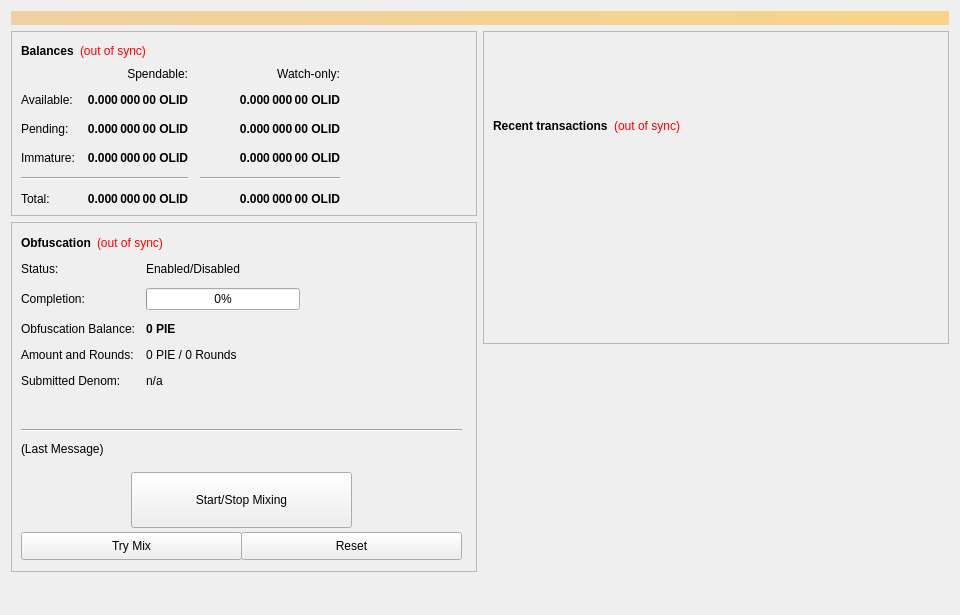
<?xml version="1.0" encoding="UTF-8"?>
<ui version="4.0">
 <class>OverviewPage</class>
 <widget class="QWidget" name="OverviewPage">
  <property name="geometry">
   <rect>
    <x>0</x>
    <y>0</y>
    <width>960</width>
    <height>615</height>
   </rect>
  </property>
  <property name="minimumSize">
   <size>
    <width>960</width>
    <height>0</height>
   </size>
  </property>
  <property name="windowTitle">
   <string>Form</string>
  </property>
  <layout class="QVBoxLayout" name="topLayout">
   <item>
    <widget class="QLabel" name="labelAlerts">
     <property name="visible">
      <bool>false</bool>
     </property>
     <property name="styleSheet">
      <string notr="true">background-color: qlineargradient(x1: 0, y1: 0, x2: 1, y2: 0, stop:0 #F0D0A0, stop:1 #F8D488); color:#000000;</string>
     </property>
     <property name="wordWrap">
      <bool>true</bool>
     </property>
     <property name="margin">
      <number>3</number>
     </property>
    </widget>
   </item>
   <item>
    <layout class="QHBoxLayout" name="horizontalLayout" stretch="1,1">
     <item>
      <layout class="QVBoxLayout" name="verticalLayout_2">
       <item>
        <widget class="QFrame" name="frame">
         <property name="frameShape">
          <enum>QFrame::StyledPanel</enum>
         </property>
         <property name="frameShadow">
          <enum>QFrame::Raised</enum>
         </property>
         <layout class="QVBoxLayout" name="verticalLayout_4">
          <item>
           <layout class="QHBoxLayout" name="horizontalLayout_4">
            <item>
             <widget class="QLabel" name="label_5">
              <property name="font">
               <font>
                <weight>75</weight>
                <bold>true</bold>
               </font>
              </property>
              <property name="text">
               <string>Balances</string>
              </property>
             </widget>
            </item>
            <item>
             <widget class="QLabel" name="labelWalletStatus">
              <property name="cursor">
               <cursorShape>WhatsThisCursor</cursorShape>
              </property>
              <property name="toolTip">
               <string>The displayed information may be out of date. Your wallet automatically synchronizes with the solidreserve network after a connection is established, but this process has not completed yet.</string>
              </property>
              <property name="styleSheet">
               <string notr="true">QLabel { color: red; }</string>
              </property>
              <property name="text">
               <string notr="true">(out of sync)</string>
              </property>
              <property name="alignment">
               <set>Qt::AlignLeading|Qt::AlignLeft|Qt::AlignVCenter</set>
              </property>
             </widget>
            </item>
            <item>
             <spacer name="horizontalSpacer_3">
              <property name="orientation">
               <enum>Qt::Horizontal</enum>
              </property>
              <property name="sizeHint" stdset="0">
               <size>
                <width>40</width>
                <height>20</height>
               </size>
              </property>
             </spacer>
            </item>
           </layout>
          </item>
          <item>
           <layout class="QGridLayout" name="gridLayout">
            <property name="spacing">
             <number>12</number>
            </property>
            <item row="2" column="2">
             <widget class="QLabel" name="labelWatchPending">
              <property name="font">
               <font>
                <weight>75</weight>
                <bold>true</bold>
               </font>
              </property>
              <property name="cursor">
               <cursorShape>IBeamCursor</cursorShape>
              </property>
              <property name="toolTip">
               <string>Unconfirmed transactions to watch-only addresses</string>
              </property>
              <property name="text">
               <string notr="true">0.000 000 00 OLID</string>
              </property>
              <property name="alignment">
               <set>Qt::AlignRight|Qt::AlignTrailing|Qt::AlignVCenter</set>
              </property>
              <property name="textInteractionFlags">
               <set>Qt::LinksAccessibleByMouse|Qt::TextSelectableByKeyboard|Qt::TextSelectableByMouse</set>
              </property>
             </widget>
            </item>
            <item row="2" column="1">
             <widget class="QLabel" name="labelUnconfirmed">
              <property name="font">
               <font>
                <weight>75</weight>
                <bold>true</bold>
               </font>
              </property>
              <property name="cursor">
               <cursorShape>IBeamCursor</cursorShape>
              </property>
              <property name="toolTip">
               <string>Total of transactions that have yet to be confirmed, and do not yet count toward the spendable balance</string>
              </property>
              <property name="text">
               <string notr="true">0.000 000 00 OLID</string>
              </property>
              <property name="alignment">
               <set>Qt::AlignRight|Qt::AlignTrailing|Qt::AlignVCenter</set>
              </property>
              <property name="textInteractionFlags">
               <set>Qt::LinksAccessibleByMouse|Qt::TextSelectableByKeyboard|Qt::TextSelectableByMouse</set>
              </property>
             </widget>
            </item>
            <item row="3" column="2">
             <widget class="QLabel" name="labelWatchImmature">
              <property name="font">
               <font>
                <weight>75</weight>
                <bold>true</bold>
               </font>
              </property>
              <property name="cursor">
               <cursorShape>IBeamCursor</cursorShape>
              </property>
              <property name="toolTip">
               <string>Staked or masternode rewards in watch-only addresses that has not yet matured</string>
              </property>
              <property name="text">
               <string notr="true">0.000 000 00 OLID</string>
              </property>
              <property name="alignment">
               <set>Qt::AlignRight|Qt::AlignTrailing|Qt::AlignVCenter</set>
              </property>
              <property name="textInteractionFlags">
               <set>Qt::LinksAccessibleByMouse|Qt::TextSelectableByKeyboard|Qt::TextSelectableByMouse</set>
              </property>
             </widget>
            </item>
            <item row="4" column="0" colspan="2">
             <widget class="Line" name="lineSpendableBalance">
              <property name="orientation">
               <enum>Qt::Horizontal</enum>
              </property>
             </widget>
            </item>
            <item row="4" column="2">
             <widget class="Line" name="lineWatchBalance">
              <property name="sizePolicy">
               <sizepolicy hsizetype="Preferred" vsizetype="Fixed">
                <horstretch>0</horstretch>
                <verstretch>0</verstretch>
               </sizepolicy>
              </property>
              <property name="minimumSize">
               <size>
                <width>140</width>
                <height>0</height>
               </size>
              </property>
              <property name="orientation">
               <enum>Qt::Horizontal</enum>
              </property>
             </widget>
            </item>
            <item row="5" column="0">
             <widget class="QLabel" name="labelTotalText">
              <property name="text">
               <string>Total:</string>
              </property>
             </widget>
            </item>
            <item row="3" column="1">
             <widget class="QLabel" name="labelImmature">
              <property name="font">
               <font>
                <weight>75</weight>
                <bold>true</bold>
               </font>
              </property>
              <property name="cursor">
               <cursorShape>IBeamCursor</cursorShape>
              </property>
              <property name="toolTip">
               <string>Staked or masternode rewards that has not yet matured</string>
              </property>
              <property name="text">
               <string notr="true">0.000 000 00 OLID</string>
              </property>
              <property name="alignment">
               <set>Qt::AlignRight|Qt::AlignTrailing|Qt::AlignVCenter</set>
              </property>
              <property name="textInteractionFlags">
               <set>Qt::LinksAccessibleByMouse|Qt::TextSelectableByKeyboard|Qt::TextSelectableByMouse</set>
              </property>
             </widget>
            </item>
            <item row="2" column="3">
             <spacer name="horizontalSpacer_2">
              <property name="orientation">
               <enum>Qt::Horizontal</enum>
              </property>
              <property name="sizeHint" stdset="0">
               <size>
                <width>40</width>
                <height>20</height>
               </size>
              </property>
             </spacer>
            </item>
            <item row="3" column="0">
             <widget class="QLabel" name="labelImmatureText">
              <property name="text">
               <string>Immature:</string>
              </property>
             </widget>
            </item>
            <item row="5" column="1">
             <widget class="QLabel" name="labelTotal">
              <property name="font">
               <font>
                <weight>75</weight>
                <bold>true</bold>
               </font>
              </property>
              <property name="cursor">
               <cursorShape>IBeamCursor</cursorShape>
              </property>
              <property name="toolTip">
               <string>Your current total balance</string>
              </property>
              <property name="text">
               <string notr="true">0.000 000 00 OLID</string>
              </property>
              <property name="alignment">
               <set>Qt::AlignRight|Qt::AlignTrailing|Qt::AlignVCenter</set>
              </property>
              <property name="textInteractionFlags">
               <set>Qt::LinksAccessibleByMouse|Qt::TextSelectableByKeyboard|Qt::TextSelectableByMouse</set>
              </property>
             </widget>
            </item>
            <item row="5" column="2">
             <widget class="QLabel" name="labelWatchTotal">
              <property name="font">
               <font>
                <weight>75</weight>
                <bold>true</bold>
               </font>
              </property>
              <property name="cursor">
               <cursorShape>IBeamCursor</cursorShape>
              </property>
              <property name="toolTip">
               <string>Current total balance in watch-only addresses</string>
              </property>
              <property name="text">
               <string notr="true">0.000 000 00 OLID</string>
              </property>
              <property name="alignment">
               <set>Qt::AlignRight|Qt::AlignTrailing|Qt::AlignVCenter</set>
              </property>
              <property name="textInteractionFlags">
               <set>Qt::LinksAccessibleByMouse|Qt::TextSelectableByKeyboard|Qt::TextSelectableByMouse</set>
              </property>
             </widget>
            </item>
            <item row="0" column="2">
             <widget class="QLabel" name="labelWatchonly">
              <property name="text">
               <string>Watch-only:</string>
              </property>
              <property name="alignment">
               <set>Qt::AlignRight|Qt::AlignTrailing|Qt::AlignVCenter</set>
              </property>
             </widget>
            </item>
            <item row="1" column="0">
             <widget class="QLabel" name="labelBalanceText">
              <property name="text">
               <string>Available:</string>
              </property>
             </widget>
            </item>
            <item row="1" column="1">
             <widget class="QLabel" name="labelBalance">
              <property name="font">
               <font>
                <weight>75</weight>
                <bold>true</bold>
               </font>
              </property>
              <property name="cursor">
               <cursorShape>IBeamCursor</cursorShape>
              </property>
              <property name="toolTip">
               <string>Your current spendable balance</string>
              </property>
              <property name="text">
               <string notr="true">0.000 000 00 OLID</string>
              </property>
              <property name="alignment">
               <set>Qt::AlignRight|Qt::AlignTrailing|Qt::AlignVCenter</set>
              </property>
              <property name="textInteractionFlags">
               <set>Qt::LinksAccessibleByMouse|Qt::TextSelectableByKeyboard|Qt::TextSelectableByMouse</set>
              </property>
             </widget>
            </item>
            <item row="1" column="2">
             <widget class="QLabel" name="labelWatchAvailable">
              <property name="font">
               <font>
                <weight>75</weight>
                <bold>true</bold>
               </font>
              </property>
              <property name="cursor">
               <cursorShape>IBeamCursor</cursorShape>
              </property>
              <property name="toolTip">
               <string>Your current balance in watch-only addresses</string>
              </property>
              <property name="text">
               <string notr="true">0.000 000 00 OLID</string>
              </property>
              <property name="alignment">
               <set>Qt::AlignRight|Qt::AlignTrailing|Qt::AlignVCenter</set>
              </property>
              <property name="textInteractionFlags">
               <set>Qt::LinksAccessibleByMouse|Qt::TextSelectableByKeyboard|Qt::TextSelectableByMouse</set>
              </property>
             </widget>
            </item>
            <item row="2" column="0">
             <widget class="QLabel" name="labelPendingText">
              <property name="text">
               <string>Pending:</string>
              </property>
             </widget>
            </item>
            <item row="0" column="1">
             <widget class="QLabel" name="labelSpendable">
              <property name="text">
               <string>Spendable:</string>
              </property>
              <property name="alignment">
               <set>Qt::AlignRight|Qt::AlignTrailing|Qt::AlignVCenter</set>
              </property>
             </widget>
            </item>
           </layout>
          </item>
         </layout>
        </widget>
       </item>
       <item>
        <widget class="QFrame" name="frameObfuscation">
         <property name="minimumSize">
          <size>
           <width>0</width>
           <height>350</height>
          </size>
         </property>
         <property name="layoutDirection">
          <enum>Qt::LeftToRight</enum>
         </property>
         <property name="frameShape">
          <enum>QFrame::StyledPanel</enum>
         </property>
         <property name="frameShadow">
          <enum>QFrame::Raised</enum>
         </property>
         <widget class="QWidget" name="formLayoutWidget">
          <property name="geometry">
           <rect>
            <x>10</x>
            <y>40</y>
            <width>451</width>
            <height>161</height>
           </rect>
          </property>
          <layout class="QFormLayout" name="formLayout">
           <property name="fieldGrowthPolicy">
            <enum>QFormLayout::AllNonFixedFieldsGrow</enum>
           </property>
           <property name="horizontalSpacing">
            <number>11</number>
           </property>
           <property name="verticalSpacing">
            <number>12</number>
           </property>
           <item row="0" column="0">
            <widget class="QLabel" name="label_6">
             <property name="text">
              <string>Status:</string>
             </property>
            </widget>
           </item>
           <item row="1" column="0">
            <widget class="QLabel" name="label_7">
             <property name="text">
              <string>Completion:</string>
             </property>
            </widget>
           </item>
           <item row="1" column="1">
            <widget class="QProgressBar" name="obfuscationProgress">
             <property name="maximumSize">
              <size>
               <width>154</width>
               <height>16777215</height>
              </size>
             </property>
             <property name="value">
              <number>0</number>
             </property>
            </widget>
           </item>
           <item row="2" column="0">
            <widget class="QLabel" name="labelAnonymizedText">
             <property name="text">
              <string>Obfuscation Balance:</string>
             </property>
            </widget>
           </item>
           <item row="2" column="1">
            <widget class="QLabel" name="labelAnonymized">
             <property name="font">
              <font>
               <weight>75</weight>
               <bold>true</bold>
              </font>
             </property>
             <property name="text">
              <string notr="true">0 PIE</string>
             </property>
            </widget>
           </item>
           <item row="3" column="0">
            <widget class="QLabel" name="label_8">
             <property name="text">
              <string>Amount and Rounds:</string>
             </property>
            </widget>
           </item>
           <item row="3" column="1">
            <widget class="QLabel" name="labelAmountRounds">
             <property name="text">
              <string>0 PIE / 0 Rounds</string>
             </property>
            </widget>
           </item>
           <item row="4" column="0">
            <widget class="QLabel" name="label_9">
             <property name="text">
              <string>Submitted Denom:</string>
             </property>
            </widget>
           </item>
           <item row="4" column="1">
            <widget class="QLabel" name="labelSubmittedDenom">
             <property name="toolTip">
              <string>The denominations you submitted to the Masternode.&lt;br&gt;To mix, other users must submit the exact same denominations.</string>
             </property>
             <property name="text">
              <string>n/a</string>
             </property>
            </widget>
           </item>
           <item row="0" column="1">
            <widget class="QLabel" name="obfuscationEnabled">
             <property name="text">
              <string>Enabled/Disabled</string>
             </property>
            </widget>
           </item>
          </layout>
         </widget>
         <widget class="QPushButton" name="runAutoDenom">
          <property name="geometry">
           <rect>
            <x>251</x>
            <y>17</y>
            <width>1</width>
            <height>1</height>
           </rect>
          </property>
          <property name="palette">
           <palette>
            <active>
             <colorrole role="WindowText">
              <brush brushstyle="SolidPattern">
               <color alpha="255">
                <red>0</red>
                <green>0</green>
                <blue>0</blue>
               </color>
              </brush>
             </colorrole>
             <colorrole role="Button">
              <brush brushstyle="SolidPattern">
               <color alpha="255">
                <red>239</red>
                <green>238</green>
                <blue>238</blue>
               </color>
              </brush>
             </colorrole>
             <colorrole role="Light">
              <brush brushstyle="SolidPattern">
               <color alpha="255">
                <red>255</red>
                <green>255</green>
                <blue>255</blue>
               </color>
              </brush>
             </colorrole>
             <colorrole role="Midlight">
              <brush brushstyle="SolidPattern">
               <color alpha="255">
                <red>247</red>
                <green>246</green>
                <blue>246</blue>
               </color>
              </brush>
             </colorrole>
             <colorrole role="Dark">
              <brush brushstyle="SolidPattern">
               <color alpha="255">
                <red>119</red>
                <green>119</green>
                <blue>119</blue>
               </color>
              </brush>
             </colorrole>
             <colorrole role="Mid">
              <brush brushstyle="SolidPattern">
               <color alpha="255">
                <red>159</red>
                <green>159</green>
                <blue>159</blue>
               </color>
              </brush>
             </colorrole>
             <colorrole role="Text">
              <brush brushstyle="SolidPattern">
               <color alpha="255">
                <red>0</red>
                <green>0</green>
                <blue>0</blue>
               </color>
              </brush>
             </colorrole>
             <colorrole role="BrightText">
              <brush brushstyle="SolidPattern">
               <color alpha="255">
                <red>255</red>
                <green>255</green>
                <blue>255</blue>
               </color>
              </brush>
             </colorrole>
             <colorrole role="ButtonText">
              <brush brushstyle="SolidPattern">
               <color alpha="255">
                <red>0</red>
                <green>0</green>
                <blue>0</blue>
               </color>
              </brush>
             </colorrole>
             <colorrole role="Base">
              <brush brushstyle="SolidPattern">
               <color alpha="255">
                <red>255</red>
                <green>255</green>
                <blue>255</blue>
               </color>
              </brush>
             </colorrole>
             <colorrole role="Window">
              <brush brushstyle="SolidPattern">
               <color alpha="255">
                <red>239</red>
                <green>238</green>
                <blue>238</blue>
               </color>
              </brush>
             </colorrole>
             <colorrole role="Shadow">
              <brush brushstyle="SolidPattern">
               <color alpha="255">
                <red>0</red>
                <green>0</green>
                <blue>0</blue>
               </color>
              </brush>
             </colorrole>
             <colorrole role="AlternateBase">
              <brush brushstyle="SolidPattern">
               <color alpha="255">
                <red>247</red>
                <green>246</green>
                <blue>246</blue>
               </color>
              </brush>
             </colorrole>
             <colorrole role="ToolTipBase">
              <brush brushstyle="SolidPattern">
               <color alpha="255">
                <red>255</red>
                <green>255</green>
                <blue>220</blue>
               </color>
              </brush>
             </colorrole>
             <colorrole role="ToolTipText">
              <brush brushstyle="SolidPattern">
               <color alpha="255">
                <red>0</red>
                <green>0</green>
                <blue>0</blue>
               </color>
              </brush>
             </colorrole>
            </active>
            <inactive>
             <colorrole role="WindowText">
              <brush brushstyle="SolidPattern">
               <color alpha="255">
                <red>0</red>
                <green>0</green>
                <blue>0</blue>
               </color>
              </brush>
             </colorrole>
             <colorrole role="Button">
              <brush brushstyle="SolidPattern">
               <color alpha="255">
                <red>239</red>
                <green>238</green>
                <blue>238</blue>
               </color>
              </brush>
             </colorrole>
             <colorrole role="Light">
              <brush brushstyle="SolidPattern">
               <color alpha="255">
                <red>255</red>
                <green>255</green>
                <blue>255</blue>
               </color>
              </brush>
             </colorrole>
             <colorrole role="Midlight">
              <brush brushstyle="SolidPattern">
               <color alpha="255">
                <red>247</red>
                <green>246</green>
                <blue>246</blue>
               </color>
              </brush>
             </colorrole>
             <colorrole role="Dark">
              <brush brushstyle="SolidPattern">
               <color alpha="255">
                <red>119</red>
                <green>119</green>
                <blue>119</blue>
               </color>
              </brush>
             </colorrole>
             <colorrole role="Mid">
              <brush brushstyle="SolidPattern">
               <color alpha="255">
                <red>159</red>
                <green>159</green>
                <blue>159</blue>
               </color>
              </brush>
             </colorrole>
             <colorrole role="Text">
              <brush brushstyle="SolidPattern">
               <color alpha="255">
                <red>0</red>
                <green>0</green>
                <blue>0</blue>
               </color>
              </brush>
             </colorrole>
             <colorrole role="BrightText">
              <brush brushstyle="SolidPattern">
               <color alpha="255">
                <red>255</red>
                <green>255</green>
                <blue>255</blue>
               </color>
              </brush>
             </colorrole>
             <colorrole role="ButtonText">
              <brush brushstyle="SolidPattern">
               <color alpha="255">
                <red>0</red>
                <green>0</green>
                <blue>0</blue>
               </color>
              </brush>
             </colorrole>
             <colorrole role="Base">
              <brush brushstyle="SolidPattern">
               <color alpha="255">
                <red>255</red>
                <green>255</green>
                <blue>255</blue>
               </color>
              </brush>
             </colorrole>
             <colorrole role="Window">
              <brush brushstyle="SolidPattern">
               <color alpha="255">
                <red>239</red>
                <green>238</green>
                <blue>238</blue>
               </color>
              </brush>
             </colorrole>
             <colorrole role="Shadow">
              <brush brushstyle="SolidPattern">
               <color alpha="255">
                <red>0</red>
                <green>0</green>
                <blue>0</blue>
               </color>
              </brush>
             </colorrole>
             <colorrole role="AlternateBase">
              <brush brushstyle="SolidPattern">
               <color alpha="255">
                <red>247</red>
                <green>246</green>
                <blue>246</blue>
               </color>
              </brush>
             </colorrole>
             <colorrole role="ToolTipBase">
              <brush brushstyle="SolidPattern">
               <color alpha="255">
                <red>255</red>
                <green>255</green>
                <blue>220</blue>
               </color>
              </brush>
             </colorrole>
             <colorrole role="ToolTipText">
              <brush brushstyle="SolidPattern">
               <color alpha="255">
                <red>0</red>
                <green>0</green>
                <blue>0</blue>
               </color>
              </brush>
             </colorrole>
            </inactive>
            <disabled>
             <colorrole role="WindowText">
              <brush brushstyle="SolidPattern">
               <color alpha="255">
                <red>119</red>
                <green>119</green>
                <blue>119</blue>
               </color>
              </brush>
             </colorrole>
             <colorrole role="Button">
              <brush brushstyle="SolidPattern">
               <color alpha="255">
                <red>239</red>
                <green>238</green>
                <blue>238</blue>
               </color>
              </brush>
             </colorrole>
             <colorrole role="Light">
              <brush brushstyle="SolidPattern">
               <color alpha="255">
                <red>255</red>
                <green>255</green>
                <blue>255</blue>
               </color>
              </brush>
             </colorrole>
             <colorrole role="Midlight">
              <brush brushstyle="SolidPattern">
               <color alpha="255">
                <red>247</red>
                <green>246</green>
                <blue>246</blue>
               </color>
              </brush>
             </colorrole>
             <colorrole role="Dark">
              <brush brushstyle="SolidPattern">
               <color alpha="255">
                <red>119</red>
                <green>119</green>
                <blue>119</blue>
               </color>
              </brush>
             </colorrole>
             <colorrole role="Mid">
              <brush brushstyle="SolidPattern">
               <color alpha="255">
                <red>159</red>
                <green>159</green>
                <blue>159</blue>
               </color>
              </brush>
             </colorrole>
             <colorrole role="Text">
              <brush brushstyle="SolidPattern">
               <color alpha="255">
                <red>119</red>
                <green>119</green>
                <blue>119</blue>
               </color>
              </brush>
             </colorrole>
             <colorrole role="BrightText">
              <brush brushstyle="SolidPattern">
               <color alpha="255">
                <red>255</red>
                <green>255</green>
                <blue>255</blue>
               </color>
              </brush>
             </colorrole>
             <colorrole role="ButtonText">
              <brush brushstyle="SolidPattern">
               <color alpha="255">
                <red>119</red>
                <green>119</green>
                <blue>119</blue>
               </color>
              </brush>
             </colorrole>
             <colorrole role="Base">
              <brush brushstyle="SolidPattern">
               <color alpha="255">
                <red>239</red>
                <green>238</green>
                <blue>238</blue>
               </color>
              </brush>
             </colorrole>
             <colorrole role="Window">
              <brush brushstyle="SolidPattern">
               <color alpha="255">
                <red>239</red>
                <green>238</green>
                <blue>238</blue>
               </color>
              </brush>
             </colorrole>
             <colorrole role="Shadow">
              <brush brushstyle="SolidPattern">
               <color alpha="255">
                <red>0</red>
                <green>0</green>
                <blue>0</blue>
               </color>
              </brush>
             </colorrole>
             <colorrole role="AlternateBase">
              <brush brushstyle="SolidPattern">
               <color alpha="255">
                <red>239</red>
                <green>238</green>
                <blue>238</blue>
               </color>
              </brush>
             </colorrole>
             <colorrole role="ToolTipBase">
              <brush brushstyle="SolidPattern">
               <color alpha="255">
                <red>255</red>
                <green>255</green>
                <blue>220</blue>
               </color>
              </brush>
             </colorrole>
             <colorrole role="ToolTipText">
              <brush brushstyle="SolidPattern">
               <color alpha="255">
                <red>0</red>
                <green>0</green>
                <blue>0</blue>
               </color>
              </brush>
             </colorrole>
            </disabled>
           </palette>
          </property>
          <property name="focusPolicy">
           <enum>Qt::NoFocus</enum>
          </property>
          <property name="autoFillBackground">
           <bool>true</bool>
          </property>
          <property name="text">
           <string/>
          </property>
          <property name="flat">
           <bool>true</bool>
          </property>
         </widget>
         <widget class="QPushButton" name="toggleObfuscation">
          <property name="geometry">
           <rect>
            <x>120</x>
            <y>250</y>
            <width>221</width>
            <height>56</height>
           </rect>
          </property>
          <property name="sizePolicy">
           <sizepolicy hsizetype="MinimumExpanding" vsizetype="Fixed">
            <horstretch>0</horstretch>
            <verstretch>0</verstretch>
           </sizepolicy>
          </property>
          <property name="text">
           <string>Start/Stop Mixing</string>
          </property>
         </widget>
         <widget class="Line" name="lineLastMessage">
          <property name="geometry">
           <rect>
            <x>10</x>
            <y>200</y>
            <width>441</width>
            <height>16</height>
           </rect>
          </property>
          <property name="orientation">
           <enum>Qt::Horizontal</enum>
          </property>
         </widget>
         <widget class="QLabel" name="obfuscationStatus">
          <property name="geometry">
           <rect>
            <x>10</x>
            <y>220</y>
            <width>451</width>
            <height>61</height>
           </rect>
          </property>
          <property name="minimumSize">
           <size>
            <width>288</width>
            <height>43</height>
           </size>
          </property>
          <property name="text">
           <string>(Last Message)</string>
          </property>
          <property name="alignment">
           <set>Qt::AlignLeading|Qt::AlignLeft|Qt::AlignTop</set>
          </property>
          <property name="wordWrap">
           <bool>true</bool>
          </property>
         </widget>
         <widget class="QPushButton" name="obfuscationAuto">
          <property name="geometry">
           <rect>
            <x>10</x>
            <y>310</y>
            <width>221</width>
            <height>28</height>
           </rect>
          </property>
          <property name="sizePolicy">
           <sizepolicy hsizetype="MinimumExpanding" vsizetype="Fixed">
            <horstretch>0</horstretch>
            <verstretch>0</verstretch>
           </sizepolicy>
          </property>
          <property name="toolTip">
           <string>Try to manually submit a Obfuscation request.</string>
          </property>
          <property name="text">
           <string>Try Mix</string>
          </property>
         </widget>
         <widget class="QPushButton" name="obfuscationReset">
          <property name="geometry">
           <rect>
            <x>230</x>
            <y>310</y>
            <width>221</width>
            <height>28</height>
           </rect>
          </property>
          <property name="sizePolicy">
           <sizepolicy hsizetype="MinimumExpanding" vsizetype="Fixed">
            <horstretch>0</horstretch>
            <verstretch>0</verstretch>
           </sizepolicy>
          </property>
          <property name="toolTip">
           <string>Reset the current status of Obfuscation (can interrupt Obfuscation if it's in the process of Mixing, which can cost you money!)</string>
          </property>
          <property name="autoFillBackground">
           <bool>false</bool>
          </property>
          <property name="text">
           <string>Reset</string>
          </property>
         </widget>
         <widget class="QWidget" name="layoutWidget">
          <property name="geometry">
           <rect>
            <x>10</x>
            <y>10</y>
            <width>431</width>
            <height>22</height>
           </rect>
          </property>
          <layout class="QHBoxLayout" name="horizontalLayout_5">
           <item>
            <widget class="QLabel" name="label_2">
             <property name="font">
              <font>
               <weight>75</weight>
               <bold>true</bold>
              </font>
             </property>
             <property name="text">
              <string>Obfuscation</string>
             </property>
            </widget>
           </item>
           <item>
            <widget class="QLabel" name="labelObfuscationSyncStatus">
             <property name="toolTip">
              <string>The displayed information may be out of date. Your wallet automatically synchronizes with the solidreserve network after a connection is established, but this process has not completed yet.</string>
             </property>
             <property name="styleSheet">
              <string notr="true">QLabel { color: red; }</string>
             </property>
             <property name="text">
              <string notr="true">(out of sync)</string>
             </property>
             <property name="alignment">
              <set>Qt::AlignLeading|Qt::AlignLeft|Qt::AlignVCenter</set>
             </property>
            </widget>
           </item>
           <item>
            <spacer name="horizontalSpacer_4">
             <property name="orientation">
              <enum>Qt::Horizontal</enum>
             </property>
             <property name="sizeHint" stdset="0">
              <size>
               <width>40</width>
               <height>20</height>
              </size>
             </property>
            </spacer>
           </item>
          </layout>
         </widget>
        </widget>
       </item>
       <item>
        <spacer name="verticalSpacer">
         <property name="orientation">
          <enum>Qt::Vertical</enum>
         </property>
         <property name="sizeHint" stdset="0">
          <size>
           <width>20</width>
           <height>40</height>
          </size>
         </property>
        </spacer>
       </item>
      </layout>
     </item>
     <item>
      <layout class="QVBoxLayout" name="verticalLayout_3">
       <item>
        <widget class="QFrame" name="frame_2">
         <property name="frameShape">
          <enum>QFrame::StyledPanel</enum>
         </property>
         <property name="frameShadow">
          <enum>QFrame::Raised</enum>
         </property>
         <layout class="QVBoxLayout" name="verticalLayout">
          <item>
           <spacer name="verticalSpacer_3">
            <property name="orientation">
             <enum>Qt::Vertical</enum>
            </property>
            <property name="sizeType">
             <enum>QSizePolicy::Fixed</enum>
            </property>
            <property name="sizeHint" stdset="0">
             <size>
              <width>20</width>
              <height>75</height>
             </size>
            </property>
           </spacer>
          </item>
          <item>
           <layout class="QHBoxLayout" name="horizontalLayout_2">
            <item>
             <widget class="QLabel" name="label_4">
              <property name="font">
               <font>
                <weight>75</weight>
                <bold>true</bold>
               </font>
              </property>
              <property name="text">
               <string>Recent transactions</string>
              </property>
             </widget>
            </item>
            <item>
             <widget class="QLabel" name="labelTransactionsStatus">
              <property name="cursor">
               <cursorShape>WhatsThisCursor</cursorShape>
              </property>
              <property name="toolTip">
               <string>The displayed information may be out of date. Your wallet automatically synchronizes with the solidreserve network after a connection is established, but this process has not completed yet.</string>
              </property>
              <property name="styleSheet">
               <string notr="true">QLabel { color: red; }</string>
              </property>
              <property name="text">
               <string notr="true">(out of sync)</string>
              </property>
              <property name="alignment">
               <set>Qt::AlignRight|Qt::AlignTrailing|Qt::AlignVCenter</set>
              </property>
             </widget>
            </item>
            <item>
             <spacer name="horizontalSpacer">
              <property name="orientation">
               <enum>Qt::Horizontal</enum>
              </property>
              <property name="sizeHint" stdset="0">
               <size>
                <width>40</width>
                <height>20</height>
               </size>
              </property>
             </spacer>
            </item>
           </layout>
          </item>
          <item>
           <widget class="QListView" name="listTransactions">
            <property name="styleSheet">
             <string notr="true">QListView { background: transparent; }</string>
            </property>
            <property name="frameShape">
             <enum>QFrame::NoFrame</enum>
            </property>
            <property name="verticalScrollBarPolicy">
             <enum>Qt::ScrollBarAlwaysOff</enum>
            </property>
            <property name="horizontalScrollBarPolicy">
             <enum>Qt::ScrollBarAlwaysOff</enum>
            </property>
            <property name="selectionMode">
             <enum>QAbstractItemView::NoSelection</enum>
            </property>
           </widget>
          </item>
         </layout>
        </widget>
       </item>
       <item>
        <spacer name="verticalSpacer_2">
         <property name="orientation">
          <enum>Qt::Vertical</enum>
         </property>
         <property name="sizeType">
          <enum>QSizePolicy::Expanding</enum>
         </property>
         <property name="sizeHint" stdset="0">
          <size>
           <width>20</width>
           <height>40</height>
          </size>
         </property>
        </spacer>
       </item>
      </layout>
     </item>
    </layout>
   </item>
  </layout>
 </widget>
 <resources/>
 <connections/>
</ui>
